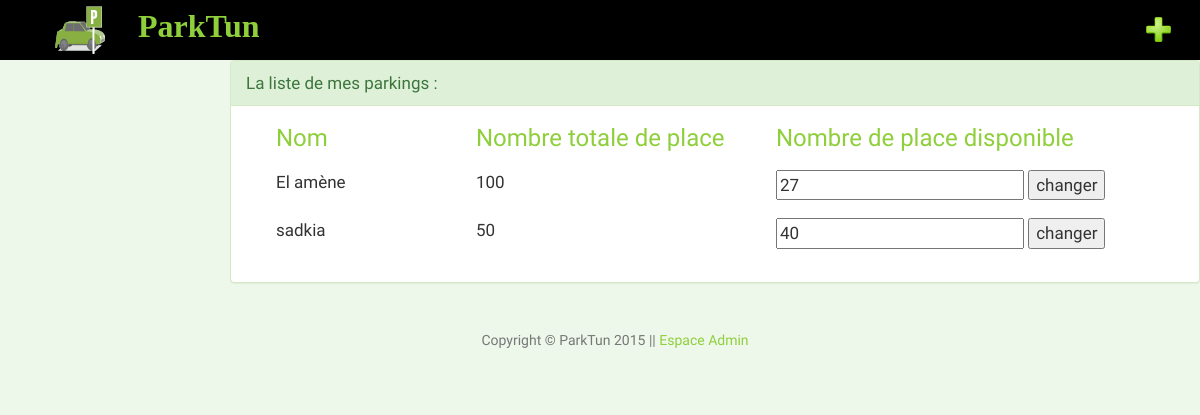
The app's page /car/gerer/ (signed in), older data.
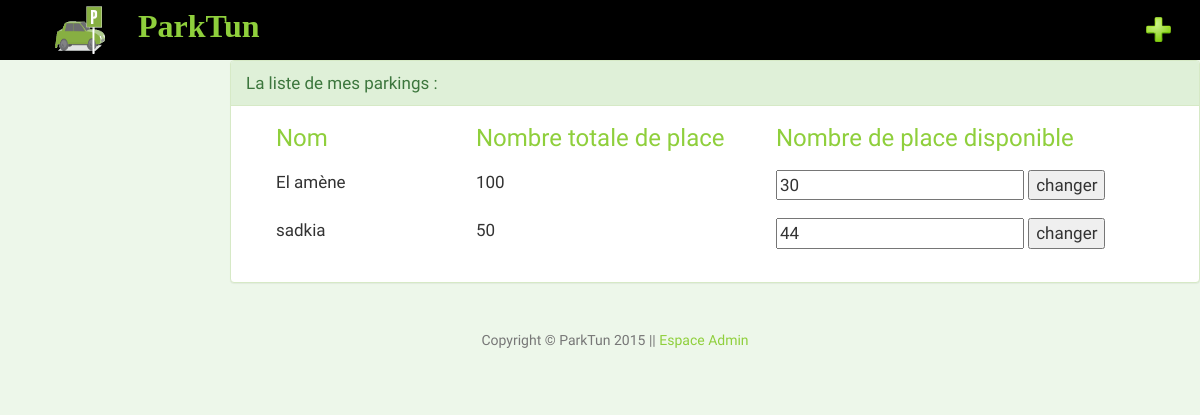
The same page, newer data.
### car/models.py (models this page shows, shortened)
class parking(models.Model):
	namepark    =models.CharField(max_length = 128)
	proprietaire=models.ForeignKey(owner)
	nbrplace    =models.IntegerField(default=0)
	place       =models.CharField(max_length=200)     # adresse
	position    =GeopositionField()
	telephone   = models.CharField(max_length = 15)
	genre = models.CharField(max_length=30, choices=genr, help_text=" crime :")
	accept      = models.BooleanField(default=False)
	nbplacevide  =models.IntegerField(default=0)

### car/views.py (the view)
@login_required
def gerer(request):
	context   =  RequestContext(request)
	if request.method == "GET":
		if request.user is not None:
			ownercon = owner.objects.get(username=request.user.username)
		list_park=parking.objects.filter(proprietaire=ownercon, accept=True)
	elif request.method == "POST":
		if request.user is not None:
			ownercon = owner.objects.get(username=request.user.username)
		list_park=parking.objects.filter(proprietaire=ownercon, accept=True)
		for i in list_park :
			nbpv = str(i.id)
			f = request.POST[nbpv]
			i.nbplacevide = f
			i.save()
	return render_to_response('car/gerer_parking.html',{'list_park':list_park},context)

### template/car/gerer_parking.html (shortened to what this page needs)
{% extends 'car/base.html' %}
{% block body_block %}
<div class="span2"></div>
<div class="span10">
<div class="hero-unit">
	{% if list_park %}
<div class="panel panel-success">
  <div class="panel-heading">La liste de mes parkings :</div>
 <div class="panel-body">
<div class="span2">
<font size ="5" color="#8FCF3C"> Nom </font></div>
<div class="span3">
<font size ="5" color="#8FCF3C">Nombre totale de place </font>
</div>
<div class="span4"><font size ="5" color="#8FCF3C"> Nombre de place disponible </font>
</div>
	{% for parking  in list_park %}
<div class="span2">
{{ parking.namepark }}    </div>
<div class="span3">
 {{ parking.nbrplace }} <br>
</div>
<div class="span4">
<form id="gerer" method="post" action="/car/gerer/">
 <input type="number" name="{{ parking.id}}" value="{{ parking.nbplacevide }}" / >
<button align ="center" type="submit">changer</button>
</div>
	{% endfor %}
</div></div> </div>
	{% else %}
	<div class="span9">
	<h1>vous n'avez auccun parking ! </h1>
	<p > si vous voulez ajouter un parking<a href="/car/add_parking"> cliquer ici </p>
	</div>
	{% endif %}
</div></div>
{% endblock %}

Row changes from the older to the newer data that the page shows:
changed parking "El amène": nbplacevide "27" → "30"
changed parking "sadkia": nbplacevide "40" → "44"
